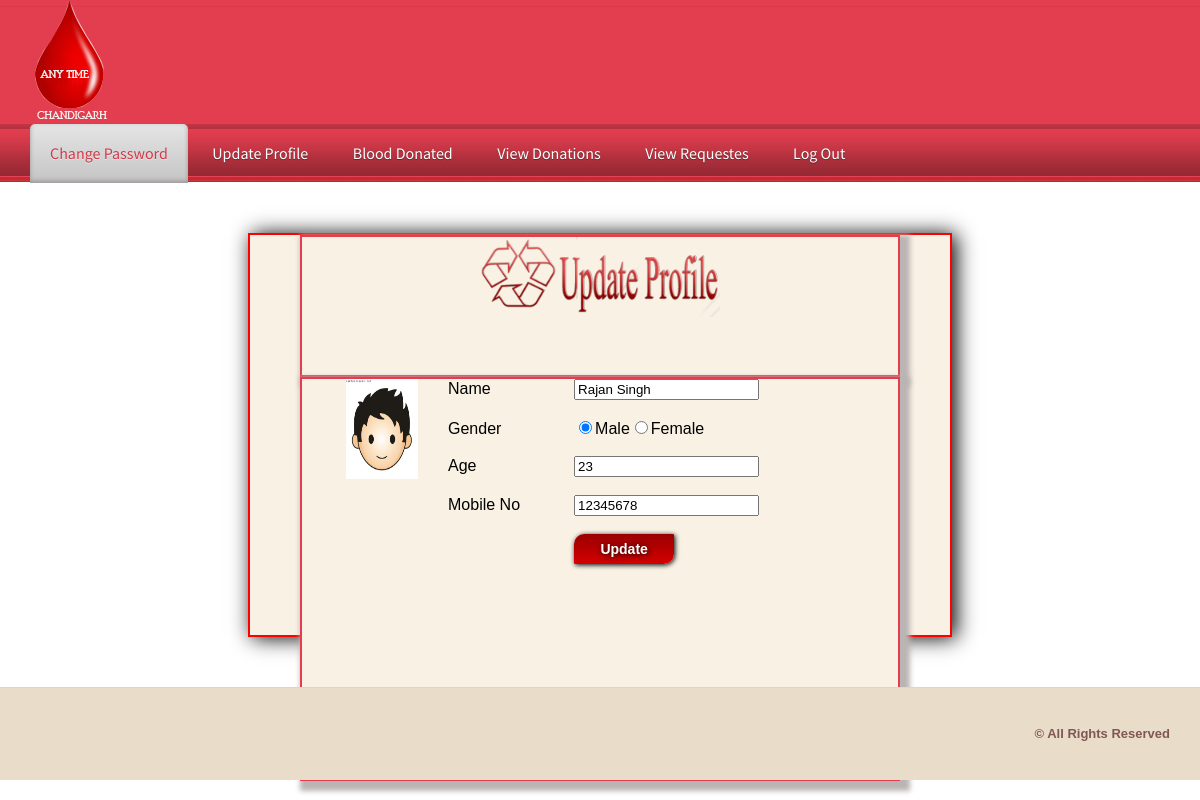
Page /donor/updateprofile.php (signed in) on the committed database.
### tables this page shows
CREATE TABLE `donarregistration` (
  `donar_id` int(100) NOT NULL,
  `name` varchar(100) NOT NULL,
  `gender` varchar(100) NOT NULL,
  `age` varchar(100) NOT NULL,
  `mobile` varchar(100) NOT NULL,
  `b_id` int(100) NOT NULL,
  `state_id` int(10) NOT NULL,
  `district_id` int(10) NOT NULL,
  `city_id` int(10) NOT NULL,
  `email` varchar(100) NOT NULL,
  `pwd` varchar(100) NOT NULL,
  `pic` varchar(1000) NOT NULL,
  `weight` varchar(50) DEFAULT NULL,
  `history` varchar(50) DEFAULT NULL,
  `previousstat` varchar(50) DEFAULT NULL
);

### donor/updateprofile.php (the view, shortened to what this page needs)
<!DOCTYPE html PUBLIC "-//W3C//DTD XHTML 1.0 Transitional//EN" "http://www.w3.org/TR/xhtml1/DTD/xhtml1-transitional.dtd">
<html xmlns="http://www.w3.org/1999/xhtml">
<head>
<link href="css/lightbox.css" rel="stylesheet" />
    <link href="StyleSheet.css" rel="stylesheet" type="text/css" />
<link href="css/style.css" rel="stylesheet" type="text/css" media="all" />
<link href="css/flexslider.css" rel="stylesheet" type="text/css" media="all" />
</head>
<body>
<?php include('function.php'); ?>
<?php
	$cn=mysqli_connect("localhost","root","","bloodbank");
			$s="select * from donarregistration where email='" . $_SESSION["email"] . "'";
	$q=mysqli_query($cn,$s);
	$data=mysqli_fetch_array($q);
	$name=$data[1];
	$gender=$data[2];
	$age=$data[3];
	$mobile=$data[4];
	$pic=$data[11];
?>
 <div class="h_bg">
<div class="wrap">
<div class="header">
		<div class="logo">
			<h1><a href="index.php"><img src="Images/logo.png" alt=""></a></h1>
		</div>
	</div>
</div>
</div>
<div class="nav_bg">
<div class="wrap">
		<ul class="nav">
			<li class="active"><a href="chngpwd.php">Change Password</a></li>
			<li><a href="updateprofile.php">Update Profile</a></li>
			<li><a href="blooddonated.php">Blood Donated</a></li>
            <li><a href="viewdonations.php">View Donations</a></li>
            <li><a href="viewrequest.php">View Requestes</a></li>
            <li><a href="logout.php">log Out</a></li>
            </ul>
	</div>
<div style="height:400px; width:700px; margin:auto; margin-top:50px; margin-bottom:50px; background-color:#f8f1e4; border:2px solid red; box-shadow:4px 1px 20px black;">
 <form method="post">
    <table cellpadding="0" cellspacing="0" width="600px"  class="tableborder" style="margin:auto">
    <tr><td style="padding-bottom:40px" colspan="2" align="center"><img src="Images/updateuser.png" height="80px" /></td></tr>
     <tr><td colspan="2">&nbsp;</td></tr>
     <table cellpadding="0" cellspacing="0" width="600px"  class="tableborder" style="margin:auto">
    <tr><td  align="right">&nbsp;</td><td><img src="../doner_pic/<?php echo @$pic; ?>" style="padding-left:40px"  width="200px" height="100px"/>
    <td style="vertical-align:top" width="450px" height="400px">
                <table cellpadding="0" cellspacing="0" width="450px">
   <td style="vertical-align:top; padding-left:70px" width="500px">
   <table cellpadding="0" cellspacing="0" width="450px" align="center" >
    <tr><td class="lefttd"  style="vertical-align:middle"> Name </td><td><input type="text" name="t1" value="<?php echo @$name;  ?>"  required="required" pattern="[a-zA-Z _]{5,15}" title="please enter only character  between 5 to 15 for  name" /></td></tr>
         <tr><td>&nbsp;</td><td>&nbsp;</td></tr>
<tr><td class="lefttd">Gender</td><td><input name="r1" type="radio" value="male"  <?php if($gender=="male"){ echo "checked" ;}  ?>>Male<input name="r1" type="radio" value="female" <?php if($gender=="female"){ echo "checked" ;}  ?> />Female</td></tr>
         <tr><td>&nbsp;</td><td>&nbsp;</td></tr>
        <tr><td class="lefttd"  style="vertical-align:middle"> Age</td><td><input type="text" name="t2"  required="required" pattern="[0-9]{2,2}" title="please enter only numbers  between 2 to 2 for age" value="<?php echo @$age;?>" /></td></tr>
         <tr><td>&nbsp;</td><td>&nbsp;</td></tr>
          <tr><td class="lefttd"  style="vertical-align:middle"> Mobile No</td><td><input type="text" name="t3" value="<?php echo @$mobile;?>"  pattern="[0-9]{10,12}" title="please enter only numbers between 10 to 12 for mobile no." /></td></tr>
         <tr><td>&nbsp;</td><td>&nbsp;</td></tr>
		<tr><td>&nbsp;</td><td><input type="submit" value="Update" name="sbmt" style="border:0px; background:linear-gradient(#900,#D50000); width:100px; height:30px; border-radius:10px 1px 10px 1px; box-shadow:1px 1px 5px black; color:white; font-weight:bold; font-size:14px; text-shadow:1px 1px 6px black; "></td></tr>
		</table></table></td></tr>	</table></form>
	</div>
<div class="ftr-bg">
<div class="wrap">
<div class="footer">
		<div class="copy">
			<p class="title">© All Rights Reserved</p>
		</div>
</div>
</div>
</div>
</body>
</html>

### donor/css/lightbox.css (style rules this page uses)
body:after { content: url(../img/close.png) url(../img/loading.gif) url(../img/prev.png) url(../img/next.png); display: none; }

### StyleSheet.css (style rules this page uses)
.title { font-weight:bold; color:#805752; font-size: 16px; text-align: left; padding-left: 20px; }

### donor/css/style.css (style rules this page uses)
html,body,div,span,applet,object,iframe,h1,h2,h3,h4,h5,h6,p,blockquote,pre,a,abbr,acronym,address,big,cite,code,del,dfn,em,img,ins,kbd,q,s,samp,small,strike,strong,sub,sup,tt,var,b,u,i,dl,dt,dd,ol,nav ul,nav li,fieldset,form,label,legend,table,caption,tbody,tfoot,thead,tr,th,td,article,aside,canvas,details,embed,figure,figcaption,footer,header,hgroup,menu,nav,output,ruby,section,summary,time,mark,audio,video { margin:0;padding:0;border:0;font-size:100%;font:inherit;vertical-align:baseline; }
ol,ul { list-style:none;margin:0;padding:0; }
table { border-collapse:collapse;border-spacing:0; }
a { text-decoration:none; }
img { max-width:100%; }
body { font-family: Arial, Geneva,Helvetica, sans-serif; font-size: 100%; }
.wrap { margin:0 auto; width:80%; }
.h_bg { background: url('../images/h_bg.png') repeat-x ; }
.nav_bg { background: url('../images/nav_bg.png') center 0 repeat-x #CF797E; height:58px; }
.nav li { display:inline-block; }
.nav li a { font-family: 'Source Sans Pro', sans-serif; line-height:1.8em; display:block; text-decoration:none; font-weight:normal; color:#ffffff; padding:15px 20px; font-size: 1em; text-transform: capitalize; text-shadow: 0 1px 0 #5C2830; letter-spacing:0px; }
.nav li.active a { text-shadow: 0 1px 0 #EBEBEB; color:#D13949; background: #E5E5E5; background: -moz-linear-gradient(top, #E5E5E5 0%, #C4C4C4 100%); background: -webkit-gradient(linear, left top, left bottom, color-stop(0%,#E5E5E5), color-stop(100%,#C4C4C4)); filter: progid:DXImageTransform.Microsoft.gradient( startColorstr='#E5E5E5', endColorstr='#C4C4C4',GradientType=0 ); -moz-border-radius:5px 5px 0 0; -webkit-border-radius:5px 5px 0 0; border-radius:5px 5px 0 0; box-shadow: inset 0px -2px 4px #9C9797; -webkit-box-shadow: inset 0px -2px 4px #9C9797; -moz-box-shadow: inset 0px -2px 4px #9C9797; -o-box-shadow: inset 0px -2px 4px #9C9797; }
.ftr-bg { background: #E9DCC9; border-top: 1px solid rgba(214, 195, 167, 0.34); }
.footer { padding:3% 0; }
.copy { float: right; }
.copy p { color: #805752; font-size: 0.8125em; line-height: 1.8em; }
@media only screen and (max-width: 1280px) { .wrap { width:95%; } }

### rows in the picture
donarregistration: pic (picture), t1 "Rajan Singh", gender "☑", t2 "23", t3 "12345678"
